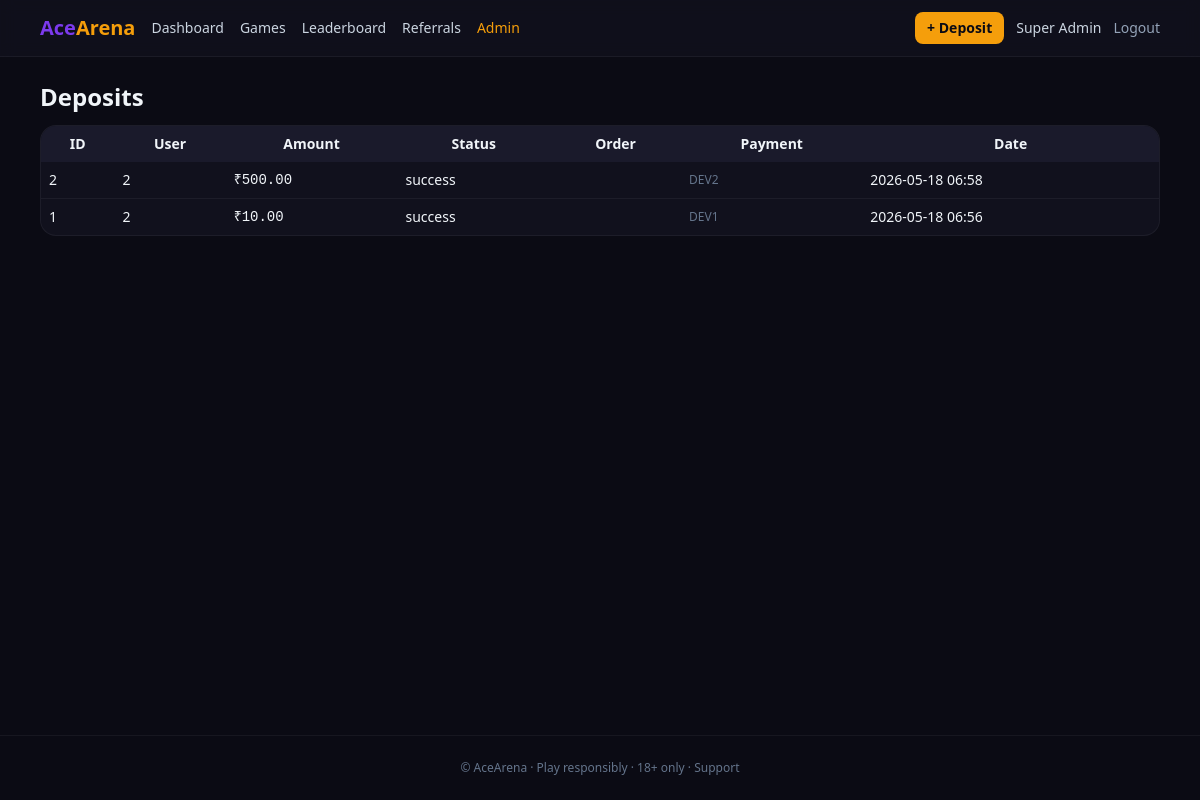
The page /admin/deposits (signed in) on the database its author committed.
### app/models.py (models this page shows, shortened)
class User(UserMixin, db.Model):
    __tablename__ = "users"
    id = db.Column(db.Integer, primary_key=True)
    name = db.Column(db.String(120))
    email = db.Column(db.String(190), unique=True, index=True)
    mobile = db.Column(db.String(20), unique=True, index=True)
    password_hash = db.Column(db.String(255))
    role = db.Column(db.String(32), default="user")  # user, support_admin, finance_admin, super_admin
    is_blocked = db.Column(db.Boolean, default=False)
    is_verified = db.Column(db.Boolean, default=False)
    referral_code = db.Column(db.String(16), unique=True, index=True)
    referred_by_id = db.Column(db.Integer, db.ForeignKey("users.id"))
    last_login_ip = db.Column(db.String(64))
    failed_attempts = db.Column(db.Integer, default=0)
    locked_until = db.Column(db.DateTime)
    created_at = db.Column(db.DateTime, default=datetime.utcnow)
    def is_admin(self): return self.role in ("super_admin", "finance_admin", "support_admin")

class Deposit(db.Model):
    __tablename__ = "deposits"
    id = db.Column(db.Integer, primary_key=True)
    user_id = db.Column(db.Integer, db.ForeignKey("users.id"), index=True)
    amount = db.Column(db.Numeric(14, 2), nullable=False)
    provider = db.Column(db.String(32), default="razorpay")
    order_id = db.Column(db.String(120), index=True)
    payment_id = db.Column(db.String(120), index=True)
    status = db.Column(db.String(20), default="pending")  # pending, success, failed
    created_at = db.Column(db.DateTime, default=datetime.utcnow)

### app/admin/routes.py (the view)
@bp.route("/deposits")
@login_required
@admin_required()
def deposits():
    rows = Deposit.query.order_by(Deposit.id.desc()).limit(200).all()
    return render_template("admin/deposits.html", rows=rows)

### app/utils.py (called while the page is built)
def admin_required(roles=None):
    roles = roles or ("super_admin", "finance_admin", "support_admin")
    def deco(fn):
        @wraps(fn)
        def wrapper(*a, **kw):
            if not current_user.is_authenticated or current_user.role not in roles:
                abort(403)
            return fn(*a, **kw)
        return wrapper
    return deco

### app/templates/admin/deposits.html
{% extends "base.html" %}{% block content %}
<h1 class="text-2xl font-bold mb-3">Deposits</h1>
<div class="rounded-2xl bg-ink-800 border border-white/5 overflow-x-auto"><table class="w-full text-sm">
<thead class="bg-ink-700"><tr><th class="p-2">ID</th><th class="p-2">User</th><th class="p-2">Amount</th><th class="p-2">Status</th><th class="p-2">Order</th><th class="p-2">Payment</th><th class="p-2">Date</th></tr></thead>
<tbody class="divide-y divide-white/5">{% for d in rows %}<tr>
<td class="p-2">{{ d.id }}</td><td class="p-2">{{ d.user_id }}</td>
<td class="p-2 font-mono">₹{{ d.amount }}</td>
<td class="p-2">{{ d.status }}</td>
<td class="p-2 text-xs text-slate-500">{{ d.order_id or '' }}</td>
<td class="p-2 text-xs text-slate-500">{{ d.payment_id or '' }}</td>
<td class="p-2">{{ d.created_at.strftime('%Y-%m-%d %H:%M') }}</td>
</tr>{% endfor %}</tbody></table></div>{% endblock %}

### app/templates/base.html (shortened to what this page needs)
<!doctype html>
<html lang="en">
<head>
<script src="https://cdn.tailwindcss.com"></script>
<link rel="stylesheet" href="{{ url_for('static', filename='css/app.css') }}">
</head>
<body class="bg-ink-900 text-slate-100 min-h-screen flex flex-col">
<nav class="bg-ink-800/80 backdrop-blur border-b border-white/5 sticky top-0 z-50">
  <div class="max-w-6xl mx-auto px-4 py-3 flex items-center gap-4">
    <a href="{{ url_for('home') }}" class="font-extrabold text-xl">
      <span class="text-brand-500">Ace</span><span class="text-accent-400">Arena</span>
    </a>
    <div class="hidden md:flex gap-4 text-sm text-slate-300">
      {% if current_user.is_authenticated %}
        <a href="{{ url_for('wallet.dashboard') }}" class="hover:text-white">Dashboard</a>
        <a href="{{ url_for('games.lobby') }}" class="hover:text-white">Games</a>
        <a href="{{ url_for('games.leaderboard') }}" class="hover:text-white">Leaderboard</a>
        <a href="{{ url_for('referrals.index') }}" class="hover:text-white">Referrals</a>
        {% if current_user.is_admin() %}
        <a href="{{ url_for('admin.dashboard') }}" class="text-accent-400 hover:text-accent-500">Admin</a>
        {% endif %}
      {% endif %}
    </div>
    <div class="ml-auto flex items-center gap-3">
      {% if current_user.is_authenticated %}
        <a href="{{ url_for('payments.deposit') }}"
           class="px-3 py-1.5 rounded-lg bg-accent-400 text-ink-900 font-semibold text-sm">+ Deposit</a>
        <a href="{{ url_for('auth.profile') }}" class="text-sm text-slate-300">{{ current_user.name or current_user.mobile }}</a>
        <a href="{{ url_for('auth.logout') }}" class="text-sm text-slate-400 hover:text-white">Logout</a>
      {% else %}
        <a href="{{ url_for('auth.login') }}" class="text-sm text-slate-300 hover:text-white">Login</a>
        <a href="{{ url_for('auth.register') }}"
           class="px-3 py-1.5 rounded-lg bg-brand-500 text-white font-semibold text-sm">Sign up</a>
      {% endif %}
    </div>
  </div>
</nav>
<main class="flex-1 max-w-6xl w-full mx-auto px-4 py-6">
{% block content %}{% endblock %}
</main>
<footer class="border-t border-white/5 text-center text-xs text-slate-500 py-6">
  © AceArena · <a href="{{ url_for('security.responsible') }}" class="hover:text-white">Play responsibly</a>
  · 18+ only · <a href="{{ url_for('security.support') }}" class="hover:text-white">Support</a>
</footer>
</body></html>

### rows shown on the page
User: name "Super Admin"
Deposit: id "2", user_id "2", amount "500.00", status "success", payment "DEV2", created_at "2026-05-18 06:58"
Deposit: id "1", user_id "2", amount "10.00", status "success", payment "DEV1", created_at "2026-05-18 06:56"
